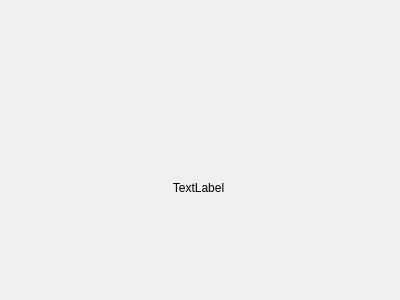
<?xml version="1.0" encoding="UTF-8"?>
<ui version="4.0">
 <class>AboutDialog</class>
 <widget class="QDialog" name="AboutDialog">
  <property name="geometry">
   <rect>
    <x>0</x>
    <y>0</y>
    <width>400</width>
    <height>300</height>
   </rect>
  </property>
  <property name="windowTitle">
   <string>Dialog</string>
  </property>
  <widget class="QLabel" name="description">
   <property name="geometry">
    <rect>
     <x>3</x>
     <y>87</y>
     <width>391</width>
     <height>201</height>
    </rect>
   </property>
   <property name="text">
    <string>TextLabel</string>
   </property>
   <property name="alignment">
    <set>Qt::AlignCenter</set>
   </property>
   <property name="wordWrap">
    <bool>true</bool>
   </property>
  </widget>
 </widget>
 <resources/>
 <connections/>
</ui>
